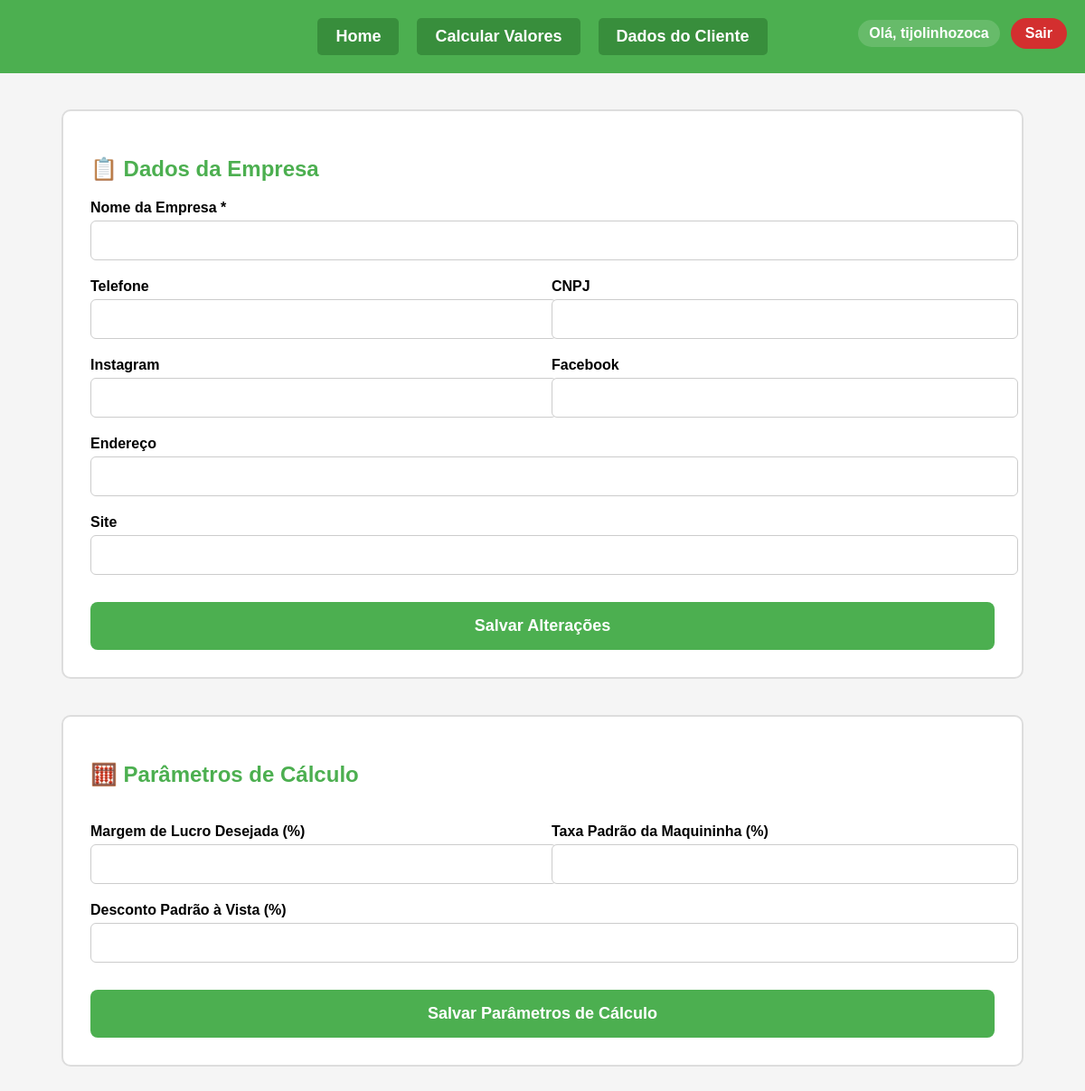
The page / (signed in) on the database as committed earlier.
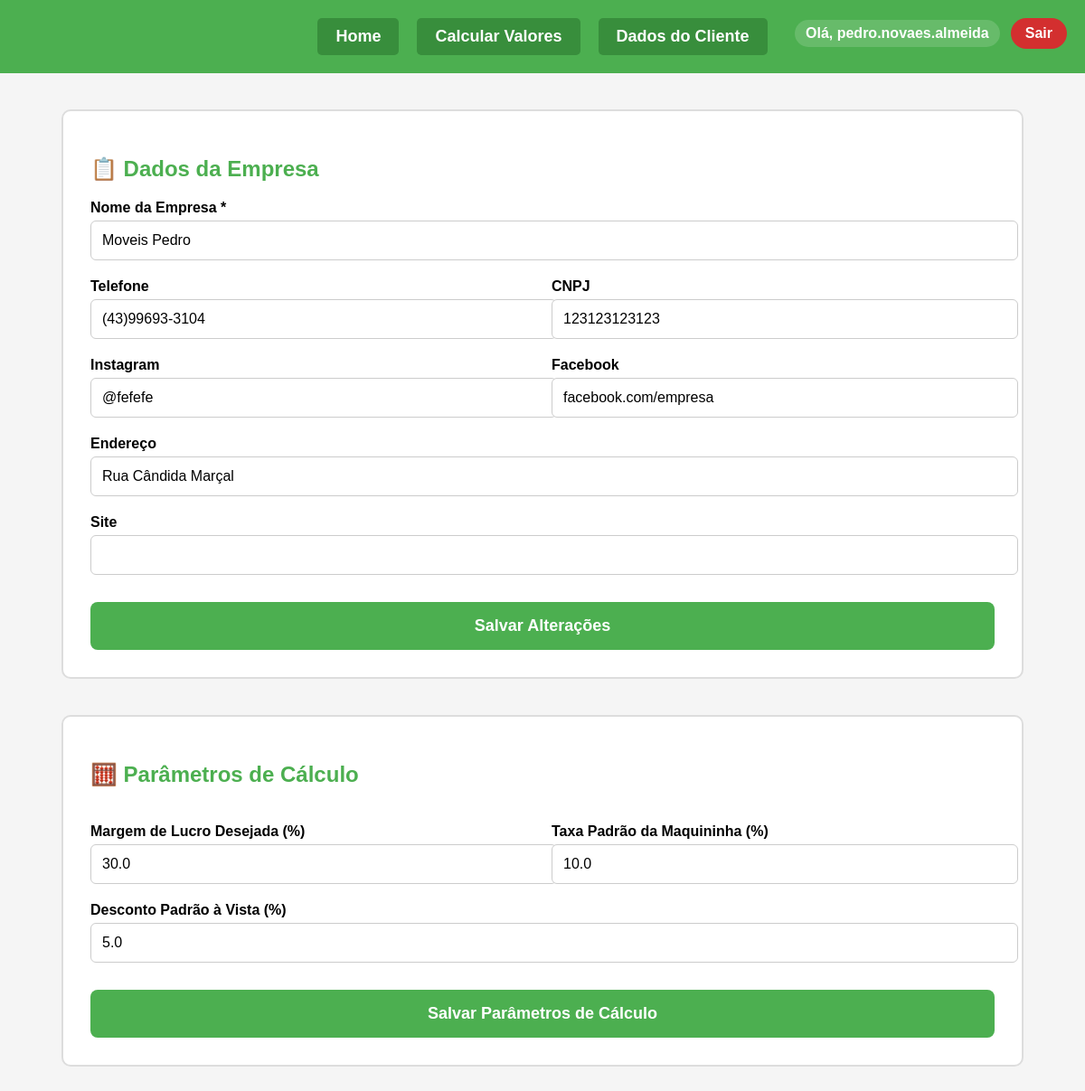
The same page on the database as committed later.
### app.py (models this page shows)
class Usuario(UserMixin, db.Model):
    id = db.Column(db.Integer, primary_key=True)
    email = db.Column(db.String(100), unique=True, nullable=False)
    senha = db.Column(db.String(200), nullable=False)

class Empresa(db.Model):
    id = db.Column(db.Integer, primary_key=True)
    usuario_id = db.Column(db.Integer, db.ForeignKey('usuario.id'), nullable=False)
    nome = db.Column(db.String(100))
    cnpj = db.Column(db.String(20))
    telefone = db.Column(db.String(20))
    endereco = db.Column(db.String(200))
    instagram = db.Column(db.String(100))
    facebook = db.Column(db.String(100))
    site = db.Column(db.String(100))
    usuario = db.relationship('Usuario', backref=db.backref('empresa', lazy=True))

class ParametrosCalculo(db.Model):
    id = db.Column(db.Integer, primary_key=True)
    usuario_id = db.Column(db.Integer, db.ForeignKey('usuario.id'), nullable=False)
    margem_lucro = db.Column(db.Float)
    custo_fixo_percentual = db.Column(db.Float)
    taxa_maquininha = db.Column(db.Float)
    desconto_avista = db.Column(db.Float)
    usuario = db.relationship('Usuario', backref=db.backref('parametros', lazy=True))

### app.py (the view, shortened to what this page needs)
@app.route('/', methods=['GET', 'POST'])
@login_required
def home():
    empresa = Empresa.query.filter_by(usuario_id=current_user.id).first()
    parametros = ParametrosCalculo.query.filter_by(usuario_id=current_user.id).first()
    def safe_float(value):
        try:
            return float(value)
        except (TypeError, ValueError):
            return 0.0
    return render_template('home.html', empresa=empresa, parametros=parametros)

### app.py (called while the page is built)
@login_manager.user_loader
def load_user(user_id):
    return Usuario.query.get(int(user_id))

### templates/home.html (shortened to what this page needs)
<!DOCTYPE html>
<html lang="pt-br">
<head>
</head>
<body>
    <header>
        <div class="nav-buttons">
            <a href="/">Home</a>
            <a href="/custos">Calcular Valores</a>
            <a href="/clientes">Dados do Cliente</a>
        </div>
        <div class="user-info">
            {% if current_user.is_authenticated %}
                <span class="user-nome">Olá, {{ current_user.email.split('@')[0] }}</span>
                <a class="btn-sair" href="{{ url_for('logout') }}">Sair</a>
            {% else %}
                <a class="btn-auth" href="{{ url_for('login') }}">Entrar</a>
                <a class="btn-auth" href="{{ url_for('register') }}">Registrar</a>
            {% endif %}
        </div>
    </header>
    <form method="POST">
        <div class="container">
            <h2>📋 Dados da Empresa</h2>
            <label>Nome da Empresa *</label>
            <input type="text" name="nome_empresa" value="{{ empresa.nome if empresa else '' }}" required>
            <div class="form-row">
                <div>
                    <label>Telefone</label>
                    <input type="text" name="telefone" value="{{ empresa.telefone if empresa else '' }}">
                </div>
                <div>
                    <label>CNPJ</label>
                    <input type="text" name="cnpj" value="{{ empresa.cnpj if empresa else '' }}">
                </div>
            </div>
            <div class="form-row">
                <div>
                    <label>Instagram</label>
                    <input type="text" name="instagram" value="{{ empresa.instagram if empresa else '' }}">
                </div>
                <div>
                    <label>Facebook</label>
                    <input type="text" name="facebook" value="{{ empresa.facebook if empresa else '' }}">
                </div>
            </div>
            <label>Endereço</label>
            <input type="text" name="endereco" value="{{ empresa.endereco if empresa else '' }}">
            <label>Site</label>
            <input type="text" name="site" value="{{ empresa.site if empresa else '' }}">
            <button type="submit">Salvar Alterações</button>
        </div>
        <div class="container">
            <h2>🧮 Parâmetros de Cálculo</h2>
            <div class="form-row">
                <div>
                    <label>Margem de Lucro Desejada (%)</label>
                    <input type="number" name="margem_lucro" value="{{ parametros.margem_lucro if parametros else '' }}">
                </div>
                <div>
                    <label>Taxa Padrão da Maquininha (%)</label>
                    <input type="number" name="taxa_maquininha" value="{{ parametros.taxa_maquininha if parametros else '' }}">
                </div>
            </div>
            <div class="form-row">
                <div>
                    <label>Desconto Padrão à Vista (%)</label>
                    <input type="number" name="desconto_avista" value="{{ parametros.desconto_avista if parametros else '' }}">
                </div>
            </div>
            <button type="submit">Salvar Parâmetros de Cálculo</button>
        </div>
    </form>
</body>
</html>

Rows that differ between the two databases and show on the page:
changed Usuario: email "tijolinhozoca" → "pedro.novaes.almeida"
added Empresa: nome_empresa "Moveis Pedro", telefone "(43)99693-3104", cnpj "123123123123", instagram "@fefefe", facebook "facebook.com/empresa", endereco "Rua Cândida Marçal"
added ParametrosCalculo: margem_lucro "30.0", taxa_maquininha "10.0", desconto_avista "5.0"
